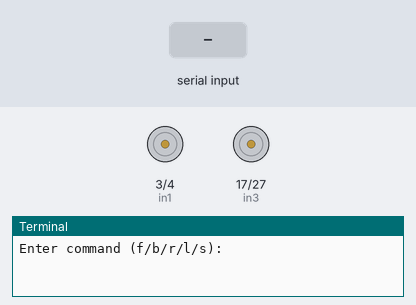
Bench run of a program on a simulated Raspberry Pi (BCM pin numbers). Parts: motor-driver pin pairs drawn as motors (green arrow = first pin HIGH = forward, orange = second pin HIGH = backward, longer = more drive, scaled by the enable pin), the last lines printed to the terminal. The inputs (shaded band) are chosen by the test bench.

Above: at 1.2 s.
1.3 s: "f" typed at the terminal, then Enter
At 2.5 s:
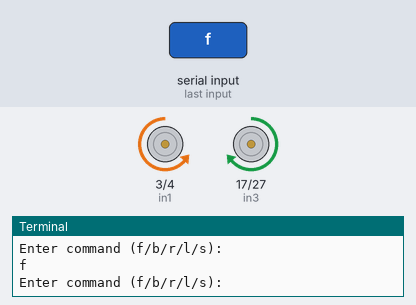
2.8 s: "b" typed at the terminal, then Enter
At 3.8 s:
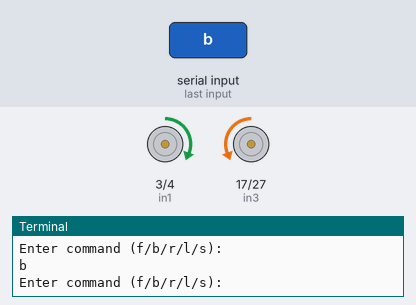
4.3 s: "r" typed at the terminal, then Enter
At 4.9 s:
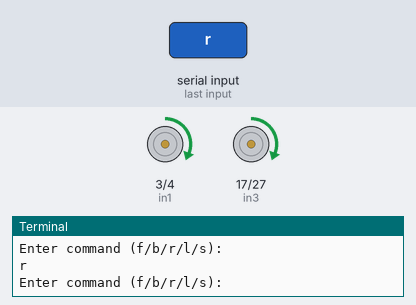
5.8 s: "l" typed at the terminal, then Enter
At 7.0 s:
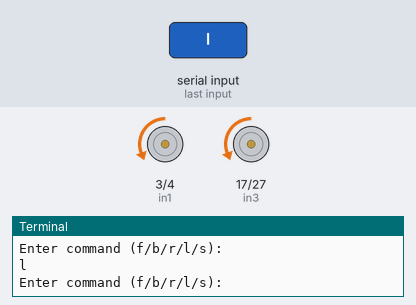
7.3 s: "s" typed at the terminal, then Enter
At 8.4 s:
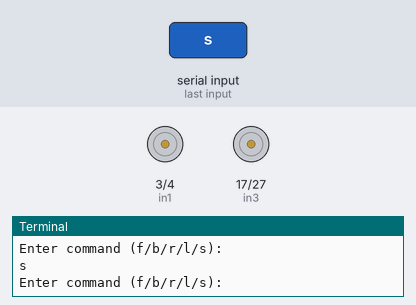
Timing chart, 0 to 9.8 s (numbered marks = the images above; inputs shaded):
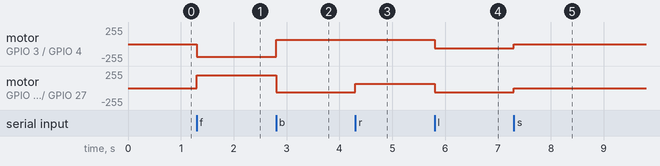

Measured:
- after the input at 1.3 s, motor on GPIO 3 (in1) / GPIO 4 (in2): stopped → backward 191/255 at once; motor on GPIO 17 (in3) / GPIO 27 (in4): stopped → forward 191/255 at once
- after the input at 2.8 s, motor on GPIO 3 (in1) / GPIO 4 (in2): backward 191/255 → forward 64/255 at once; motor on GPIO 17 (in3) / GPIO 27 (in4): forward 191/255 → backward 64/255 at once
- after the input at 4.3 s, motor on GPIO 17 (in3) / GPIO 27 (in4): backward 64/255 → forward 64/255 at once
- after the input at 5.8 s, motor on GPIO 3 (in1) / GPIO 4 (in2), motor on GPIO 17 (in3) / GPIO 27 (in4): forward 64/255 → backward 64/255 at once
- after the input at 7.3 s, motor on GPIO 3 (in1) / GPIO 4 (in2), motor on GPIO 17 (in3) / GPIO 27 (in4): backward 64/255 → stopped at once

The program:

Motor_Driver_PWM.py
```python
import RPi.GPIO as GPIO
import time

enA = 2
enB = 22
in1 = 3
in2 = 4
in3 = 17
in4 = 27
rotR= 5
rotL= 6

GPIO.setmode(GPIO.BCM)
GPIO.setup(enA,GPIO.OUT)
GPIO.setup(enB,GPIO.OUT)
GPIO.setup(in1,GPIO.OUT)
GPIO.setup(in2,GPIO.OUT)
GPIO.setup(in3,GPIO.OUT)
GPIO.setup(in4,GPIO.OUT)
GPIO.output(in1,GPIO.LOW)
GPIO.output(in2,GPIO.LOW)
GPIO.output(in3,GPIO.LOW)
GPIO.output(in4,GPIO.LOW)

A=GPIO.PWM(enA,1000)
B=GPIO.PWM(enB,1000)

A.start(0)
B.start(0)


def forward():
    A.ChangeDutyCycle(75)
    B.ChangeDutyCycle(75)
    GPIO.output(in1,GPIO.LOW)
    GPIO.output(in2,GPIO.HIGH)
    GPIO.output(in3,GPIO.HIGH)
    GPIO.output(in4,GPIO.LOW)

def backward():
    A.ChangeDutyCycle(25)
    B.ChangeDutyCycle(25)
    GPIO.output(in1,GPIO.HIGH)
    GPIO.output(in2,GPIO.LOW)
    GPIO.output(in3,GPIO.LOW)
    GPIO.output(in4,GPIO.HIGH)

def right():
    GPIO.output(in1,GPIO.HIGH)
    GPIO.output(in2,GPIO.LOW)
    GPIO.output(in3,GPIO.HIGH)
    GPIO.output(in4,GPIO.LOW)

def left():
    GPIO.output(in1,GPIO.LOW)
    GPIO.output(in2,GPIO.HIGH)
    GPIO.output(in3,GPIO.LOW)
    GPIO.output(in4,GPIO.HIGH)

def stop():
    GPIO.output(in1,GPIO.LOW)
    GPIO.output(in2,GPIO.LOW)
    GPIO.output(in3,GPIO.LOW)
    GPIO.output(in4,GPIO.LOW)

while(1):

    x=input("Enter command (f/b/r/l/s): ").strip().lower()

    if x=='f':
        forward()

    elif x=='b':
        backward()

    elif x=='r':
        A.ChangeDutyCycle(25)
        B.ChangeDutyCycle(25)
        right()

    elif x=='l':
        A.ChangeDutyCycle(25)
        B.ChangeDutyCycle(25)
        left()

    elif x == 's':  # Stop command
        stop()

    elif x == 'e':  # Exit the program
        GPIO.cleanup()
        break

    else:
        print("Invalid input! Use f/b/r/l/s/e")
```
